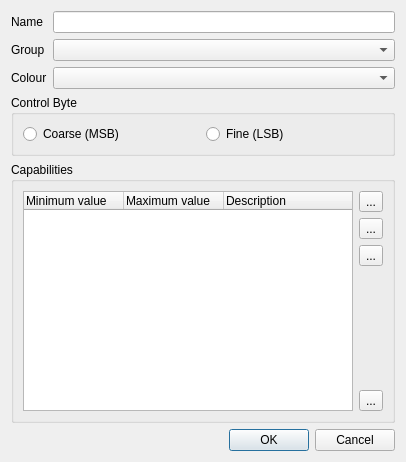
<?xml version="1.0" encoding="UTF-8"?>
<ui version="4.0">
 <class>EditChannel</class>
 <widget class="QDialog" name="EditChannel">
  <property name="geometry">
   <rect>
    <x>0</x>
    <y>0</y>
    <width>406</width>
    <height>462</height>
   </rect>
  </property>
  <property name="windowTitle">
   <string>Edit Channel</string>
  </property>
  <layout class="QGridLayout" name="gridLayout">
   <item row="0" column="0">
    <widget class="QLabel" name="m_nameLabel">
     <property name="text">
      <string>Name</string>
     </property>
    </widget>
   </item>
   <item row="0" column="1">
    <widget class="QLineEdit" name="m_nameEdit"/>
   </item>
   <item row="1" column="0">
    <widget class="QLabel" name="m_groupLabel">
     <property name="text">
      <string>Group</string>
     </property>
    </widget>
   </item>
   <item row="1" column="1">
    <widget class="QComboBox" name="m_groupCombo"/>
   </item>
   <item row="2" column="0">
    <widget class="QLabel" name="m_colourLabel">
     <property name="text">
      <string>Colour</string>
     </property>
    </widget>
   </item>
   <item row="2" column="1">
    <widget class="QComboBox" name="m_colourCombo">
     <property name="toolTip">
      <string>Primary colour level controlled by this channel</string>
     </property>
    </widget>
   </item>
   <item row="3" column="0" colspan="2">
    <widget class="QGroupBox" name="m_controlByteGroup">
     <property name="title">
      <string>Control Byte</string>
     </property>
     <layout class="QHBoxLayout">
      <item>
       <widget class="QRadioButton" name="m_msbRadio">
        <property name="text">
         <string>Coarse (MSB)</string>
        </property>
       </widget>
      </item>
      <item>
       <widget class="QRadioButton" name="m_lsbRadio">
        <property name="text">
         <string>Fine (LSB)</string>
        </property>
       </widget>
      </item>
     </layout>
    </widget>
   </item>
   <item row="4" column="0" colspan="2">
    <widget class="QGroupBox" name="groupBox_2">
     <property name="title">
      <string>Capabilities</string>
     </property>
     <layout class="QHBoxLayout">
      <item>
       <widget class="QTreeWidget" name="m_capabilityList">
        <property name="alternatingRowColors">
         <bool>true</bool>
        </property>
        <property name="rootIsDecorated">
         <bool>false</bool>
        </property>
        <property name="itemsExpandable">
         <bool>false</bool>
        </property>
        <property name="allColumnsShowFocus">
         <bool>true</bool>
        </property>
        <column>
         <property name="text">
          <string>Minimum value</string>
         </property>
        </column>
        <column>
         <property name="text">
          <string>Maximum value</string>
         </property>
        </column>
        <column>
         <property name="text">
          <string>Description</string>
         </property>
        </column>
       </widget>
      </item>
      <item>
       <layout class="QVBoxLayout">
        <item>
         <widget class="QToolButton" name="m_addCapabilityButton">
          <property name="text">
           <string notr="true">...</string>
          </property>
          <property name="icon">
           <iconset resource="../ui/src/main.qrc">
            <normaloff>:/edit_add.png</normaloff>:/edit_add.png</iconset>
          </property>
          <property name="iconSize">
           <size>
            <width>26</width>
            <height>26</height>
           </size>
          </property>
         </widget>
        </item>
        <item>
         <widget class="QToolButton" name="m_removeCapabilityButton">
          <property name="text">
           <string notr="true">...</string>
          </property>
          <property name="icon">
           <iconset resource="../ui/src/main.qrc">
            <normaloff>:/edit_remove.png</normaloff>:/edit_remove.png</iconset>
          </property>
          <property name="iconSize">
           <size>
            <width>26</width>
            <height>26</height>
           </size>
          </property>
         </widget>
        </item>
        <item>
         <widget class="QToolButton" name="m_editCapabilityButton">
          <property name="text">
           <string notr="true">...</string>
          </property>
          <property name="icon">
           <iconset resource="../ui/src/main.qrc">
            <normaloff>:/edit.png</normaloff>:/edit.png</iconset>
          </property>
          <property name="iconSize">
           <size>
            <width>26</width>
            <height>26</height>
           </size>
          </property>
         </widget>
        </item>
        <item>
         <spacer>
          <property name="orientation">
           <enum>Qt::Vertical</enum>
          </property>
          <property name="sizeHint" stdset="0">
           <size>
            <width>20</width>
            <height>40</height>
           </size>
          </property>
         </spacer>
        </item>
        <item>
         <widget class="QToolButton" name="m_wizardButton">
          <property name="toolTip">
           <string>Capability wizard</string>
          </property>
          <property name="text">
           <string notr="true">...</string>
          </property>
          <property name="icon">
           <iconset resource="../ui/src/main.qrc">
            <normaloff>:/wizard.png</normaloff>:/wizard.png</iconset>
          </property>
          <property name="iconSize">
           <size>
            <width>26</width>
            <height>26</height>
           </size>
          </property>
         </widget>
        </item>
       </layout>
      </item>
     </layout>
    </widget>
   </item>
   <item row="5" column="0" colspan="2">
    <widget class="QDialogButtonBox" name="buttonBox">
     <property name="orientation">
      <enum>Qt::Horizontal</enum>
     </property>
     <property name="standardButtons">
      <set>QDialogButtonBox::Cancel|QDialogButtonBox::Ok</set>
     </property>
    </widget>
   </item>
  </layout>
 </widget>
 <resources>
  <include location="../ui/src/main.qrc"/>
 </resources>
 <connections>
  <connection>
   <sender>buttonBox</sender>
   <signal>accepted()</signal>
   <receiver>EditChannel</receiver>
   <slot>accept()</slot>
   <hints>
    <hint type="sourcelabel">
     <x>257</x>
     <y>447</y>
    </hint>
    <hint type="destinationlabel">
     <x>157</x>
     <y>274</y>
    </hint>
   </hints>
  </connection>
  <connection>
   <sender>buttonBox</sender>
   <signal>rejected()</signal>
   <receiver>EditChannel</receiver>
   <slot>reject()</slot>
   <hints>
    <hint type="sourcelabel">
     <x>325</x>
     <y>447</y>
    </hint>
    <hint type="destinationlabel">
     <x>286</x>
     <y>274</y>
    </hint>
   </hints>
  </connection>
 </connections>
</ui>
